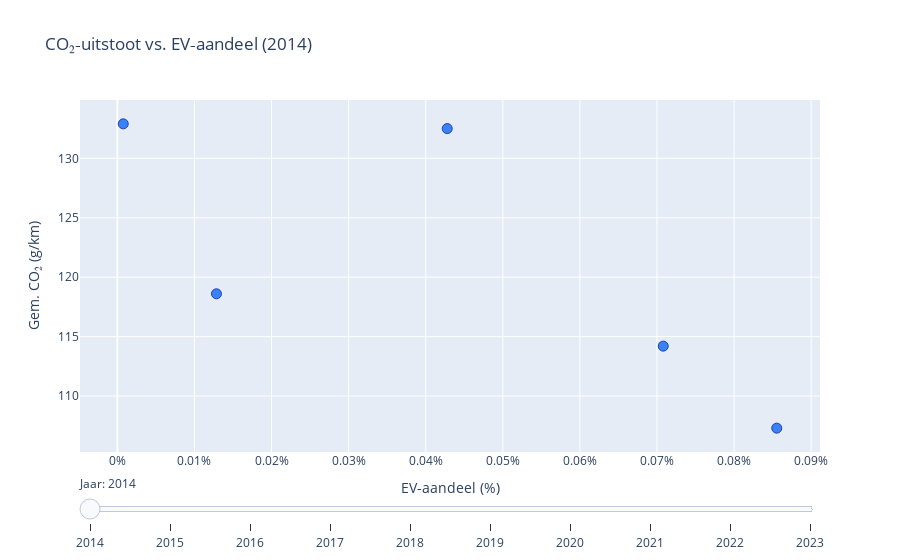

Here is the notebook cell this chart was saved with:
### Markdown cell above
## Visualisatie 1.2 – CO₂‑uitstoot vs. EV‑aandeel (slider)

### Code cell
frames = []
for yr, grp in focus.groupby('year'):
    frames.append(go.Frame(
        name=str(yr),
        data=[go.Scatter(
            x=grp.evShare,
            y=grp.co2,
            mode='markers',
            text=grp.geo.map(code2name),
            marker=dict(size=10, color='#3b82f6', line=dict(width=1, color='#1e40af')),
            hovertemplate='%{text}<br>EV: %{x:.2f}%<br>CO₂: %{y:.1f} g/km<extra></extra>'
        )]
    ))

layout = go.Layout(
    title=f'CO₂‑uitstoot vs. EV‑aandeel ({frames[0].name})',
    xaxis=dict(title='EV‑aandeel (%)', ticksuffix='%'),
    yaxis=dict(title='Gem. CO₂ (g/km)'),
    sliders=[dict(
        steps=[dict(method='animate',
                    label=f.name,
                    args=[[f.name],
                          dict(mode='immediate',
                               frame=dict(duration=400, redraw=False),
                               transition=dict(duration=300))])
               for f in frames],
        currentvalue=dict(prefix='Jaar: ')
    )]
)

fig_scatter = go.Figure(data=frames[0].data, frames=frames, layout=layout)
fig_scatter.show()

### Figure 1 — Plotly figure (JSON) as saved in the notebook; plotly's stock layout.template omitted (floating-point values rounded to 4 significant figures)
{"data": [{"hovertemplate": "%{text}<br>EV: %{x:.2f}%<br>CO₂: %{y:.1f} g/km<extra></extra>", "marker": {"color": "#3b82f6", "line": {"color": "#1e40af", "width": 1}, "size": 10}, "mode": "markers", "text": ["Duitsland", "Spanje", "Frankrijk", "Nederland", "Polen"], "type": "scatter", "x": [0.04279, 0.01286, 0.07081, 0.08554, 0.0007649], "y": [132.5, 118.6, 114.2, 107.3, 132.9]}], "layout": {"sliders": [{"currentvalue": {"prefix": "Jaar: "}, "steps": [{"args": [["2014"], {"frame": {"duration": 400, "redraw": false}, "mode": "immediate", "transition": {"duration": 300}}], "label": "2014", "method": "animate"}, {"args": [["2015"], {"frame": {"duration": 400, "redraw": false}, "mode": "immediate", "transition": {"duration": 300}}], "label": "2015", "method": "animate"}, {"args": [["2016"], {"frame": {"duration": 400, "redraw": false}, "mode": "immediate", "transition": {"duration": 300}}], "label": "2016", "method": "animate"}, {"args": [["2017"], {"frame": {"duration": 400, "redraw": false}, "mode": "immediate", "transition": {"duration": 300}}], "label": "2017", "method": "animate"}, {"args": [["2018"], {"frame": {"duration": 400, "redraw": false}, "mode": "immediate", "transition": {"duration": 300}}], "label": "2018", "method": "animate"}, {"args": [["2019"], {"frame": {"duration": 400, "redraw": false}, "mode": "immediate", "transition": {"duration": 300}}], "label": "2019", "method": "animate"}, {"args": [["2020"], {"frame": {"duration": 400, "redraw": false}, "mode": "immediate", "transition": {"duration": 300}}], "label": "2020", "method": "animate"}, {"args": [["2021"], {"frame": {"duration": 400, "redraw": false}, "mode": "immediate", "transition": {"duration": 300}}], "label": "2021", "method": "animate"}, {"args": [["2022"], {"frame": {"duration": 400, "redraw": false}, "mode": "immediate", "transition": {"duration": 300}}], "label": "2022", "method": "animate"}, {"args": [["2023"], {"frame": {"duration": 400, "redraw": false}, "mode": "immediate", "transition": {"duration": 300}}], "label": "2023", "method": "animate"}]}], "title": {"text": "CO₂‑uitstoot vs. EV‑aandeel (2014)"}, "xaxis": {"ticksuffix": "%", "title": {"text": "EV‑aandeel (%)"}}, "yaxis": {"title": {"text": "Gem. CO₂ (g/km)"}}}}
